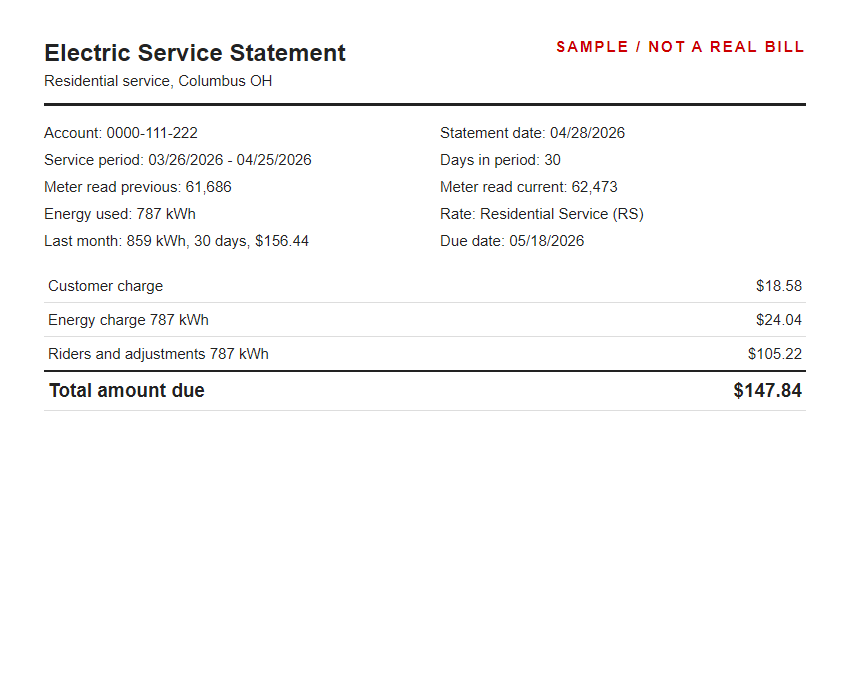
#> input picture eval/bills/png/eval-01.png, 850 x 700 px; its folder holds only this picture in this run
$ python photo-bills.py
#> lines starting #> are read from the running program, lines starting #| are printed output that depends on the picture
"""Phone-photo versions of the rendered evaluation bills, for eval/billreader.ts --photos.

Each bill in eval/bills/png/ is laid on a table, turned, seen at an angle, lit
unevenly, blurred and saved as a compressed JPEG in eval/bills/photo/. The
distortions are seeded by the bill id, so the set is the same on every machine.
These are simulations of phone photos, not photos of real bills.

    python scripts/photo-bills.py
"""

from __future__ import annotations

import random
import zlib
from pathlib import Path

import numpy as np
from PIL import Image, ImageEnhance, ImageFilter

SRC = Path("eval/bills/png")
OUT = Path("eval/bills/photo")
TABLE = (112, 100, 86)
LONG_SIDE = 1600


def perspective_coeffs(src: list[tuple[float, float]], dst: list[tuple[float, float]]) -> list[float]:
    rows = []
    for (x, y), (u, v) in zip(src, dst):
        rows.append([x, y, 1, 0, 0, 0, -u * x, -u * y])
        rows.append([0, 0, 0, x, y, 1, -v * x, -v * y])
    a = np.array(rows, dtype=float)
    b = np.array(dst, dtype=float).reshape(8)
    return list(np.linalg.solve(a, b))


def photo(path: Path) -> tuple[Image.Image, dict[str, float]]:
    rng = random.Random(zlib.crc32(path.stem.encode()))
    params = {
        "rotate_deg": round(rng.uniform(-6, 6), 2),
        "keystone": round(rng.uniform(0.0, 0.05), 3),
        "blur_px": round(rng.uniform(0.5, 1.6), 2),
        "brightness": round(rng.uniform(0.78, 1.04), 3),
        "shadow": round(rng.uniform(0.0, 0.35), 3),
        "jpeg_quality": rng.randint(55, 80),
    }
    bill = Image.open(path).convert("RGB")
#> bill is the input picture: PIL image 850x700 RGB; mean R, G, B 249.3, 249, 249
    w, h = bill.size
#> w = 850; h = 700
    table = Image.new("RGB", (int(w * 1.22), int(h * 1.18)), TABLE)
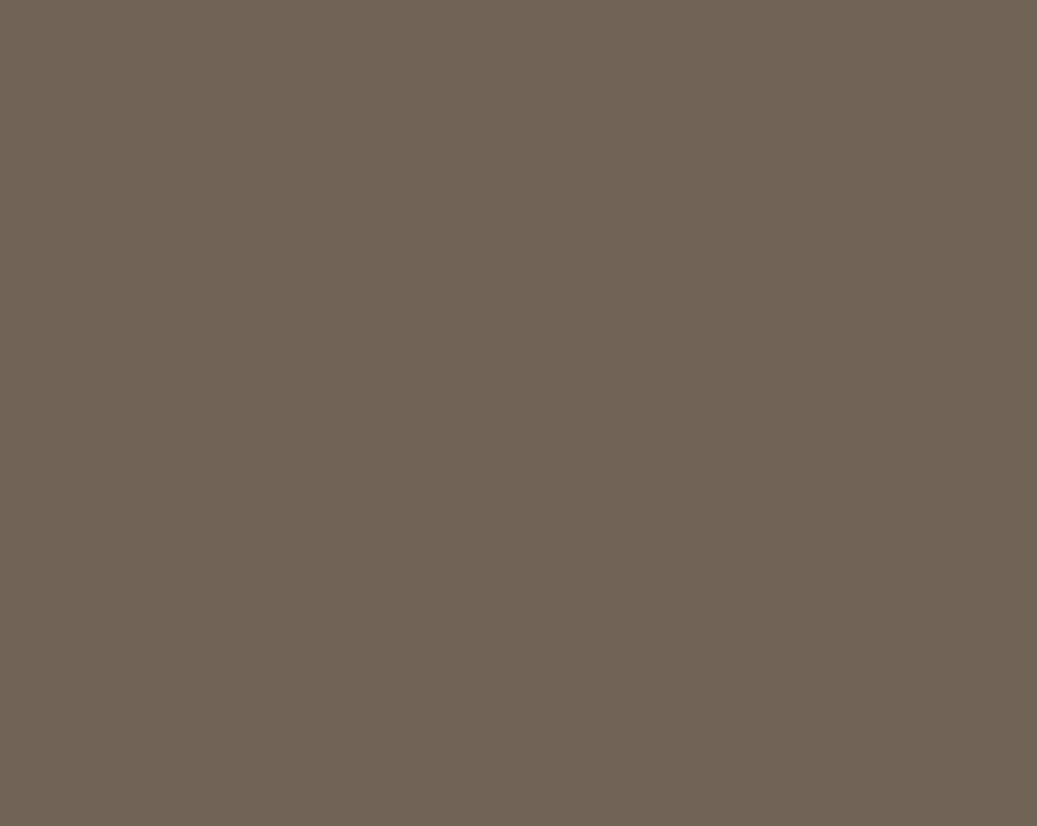
#> table: PIL image 1037x826 RGB; mean R, G, B 112, 100, 86
    table.paste(bill, (int(w * 0.11), int(h * 0.09)))
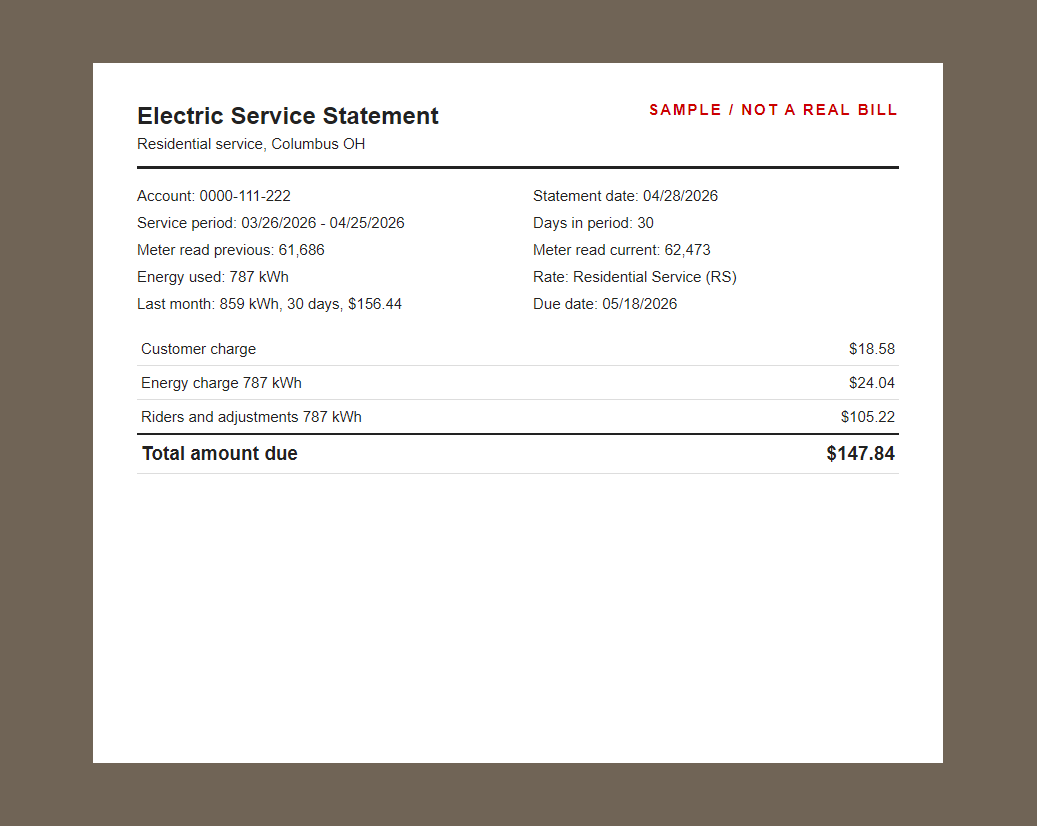
#> table: PIL image 1037x826 RGB; mean R, G, B 207.4, 203.5, 199.3
    img = table.rotate(params["rotate_deg"], resample=Image.BICUBIC, fillcolor=TABLE)
    W, H = img.size
#> W = 1037; H = 826
    k = params["keystone"]
    # The top edge is farther from the camera than the bottom one.
    coeffs = perspective_coeffs([(0, 0), (W, 0), (W, H), (0, H)], [(W * k, 0), (W * (1 - k), 0), (W, H), (0, H)])
    img = img.transform((W, H), Image.PERSPECTIVE, coeffs, Image.BICUBIC, fillcolor=TABLE)
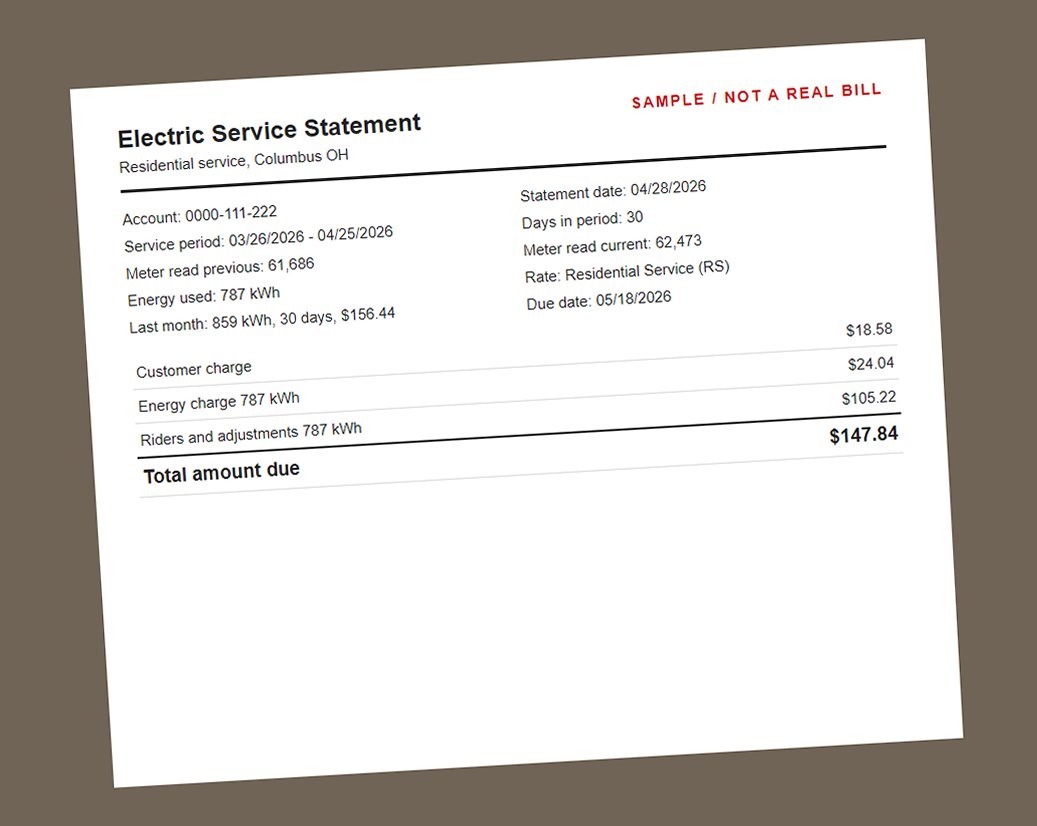
#> img: PIL image 1037x826 RGB; mean R, G, B 207.1, 203.3, 199
    img = img.filter(ImageFilter.GaussianBlur(params["blur_px"]))
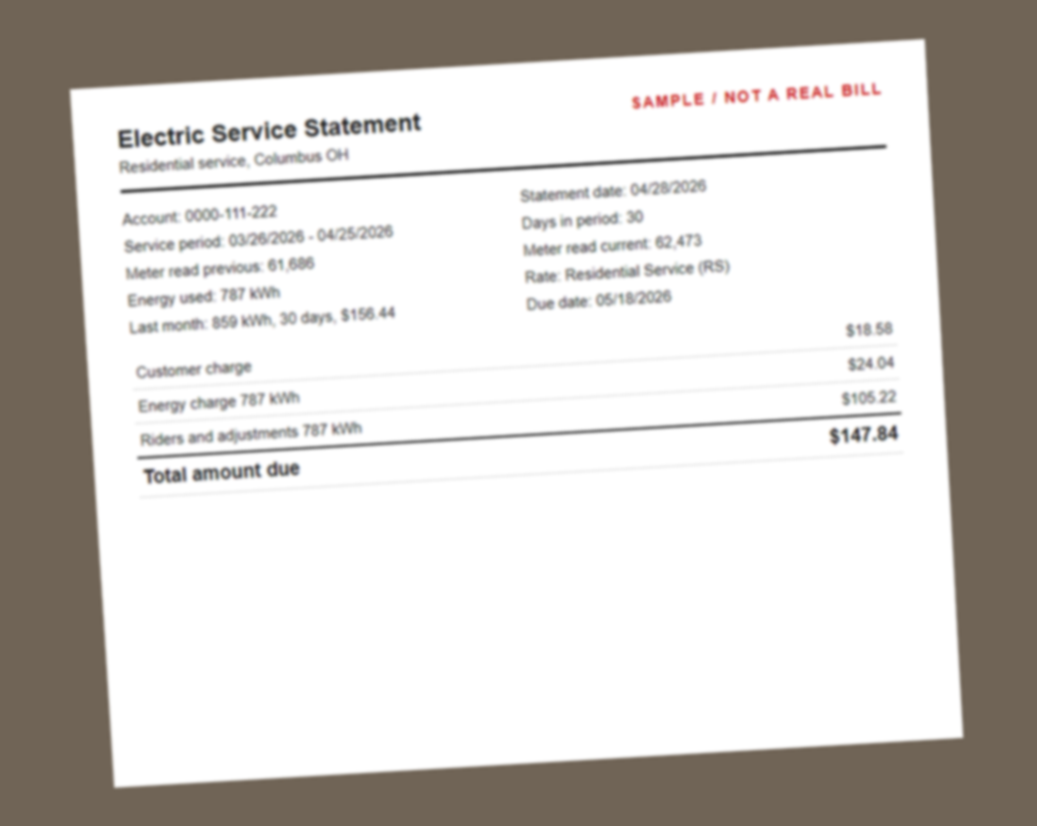
#> img: PIL image 1037x826 RGB; mean R, G, B 207.1, 203.3, 199
    img = ImageEnhance.Brightness(img).enhance(params["brightness"])
    # A soft shadow across one side, as from a hand or a phone held at an angle.
    ramp = np.linspace(1 - params["shadow"], 1, W, dtype=float)
#> ramp = 1037 values from 0.682 to 1
    if rng.random() < 0.5:
        ramp = ramp[::-1]
    arr = np.asarray(img, dtype=float) * ramp[None, :, None]
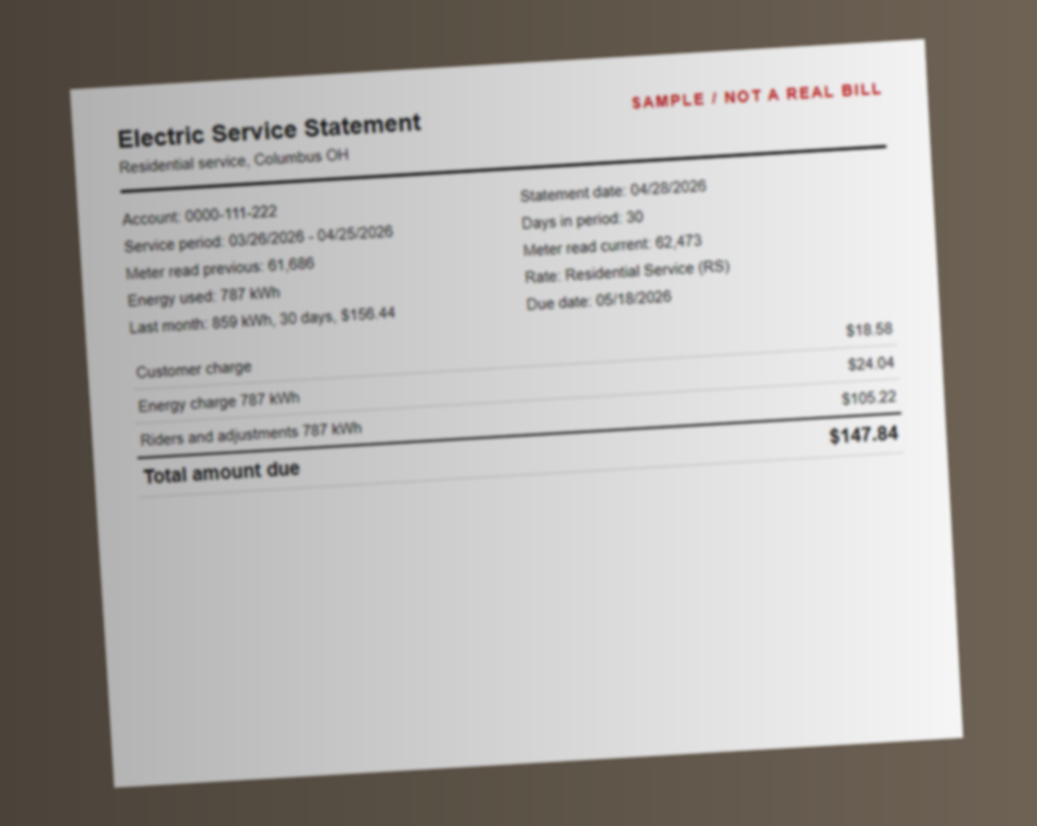
#> arr: shape (826, 1037, 3) float64; mean R, G, B 172.1, 169.1, 165.5
    arr[..., 2] *= 0.94  # warm indoor light
    img = Image.fromarray(np.clip(arr, 0, 255).astype("uint8"))
    scale = LONG_SIDE / max(img.size)
#> scale = 1.54
    if scale < 1:
        img = img.resize((round(img.size[0] * scale), round(img.size[1] * scale)), Image.LANCZOS)
    return img, params


def main() -> None:
    OUT.mkdir(parents=True, exist_ok=True)
    bills = sorted(SRC.glob("*.png"))
    if not bills:
        raise SystemExit("eval/bills/png is empty. Run python scripts/render-bills.py first.")
    lines = []
    for path in bills:
        img, params = photo(path)
#> params = {'rotate_deg': 3.38, 'keystone': 0.004, 'blur_px': 1.54, 'brightness': 0.99, 'shadow': 0.318, 'jpeg_quality': 58}
        img.save(OUT / f"{path.stem}.jpg", quality=params["jpeg_quality"])
        lines.append(f"{path.stem} {params}")
    (OUT / "params.txt").write_text("\n".join(lines) + "\n", encoding="utf-8")
    print(f"Wrote {len(bills)} photos to {OUT}/")


if __name__ == "__main__":
    main()
